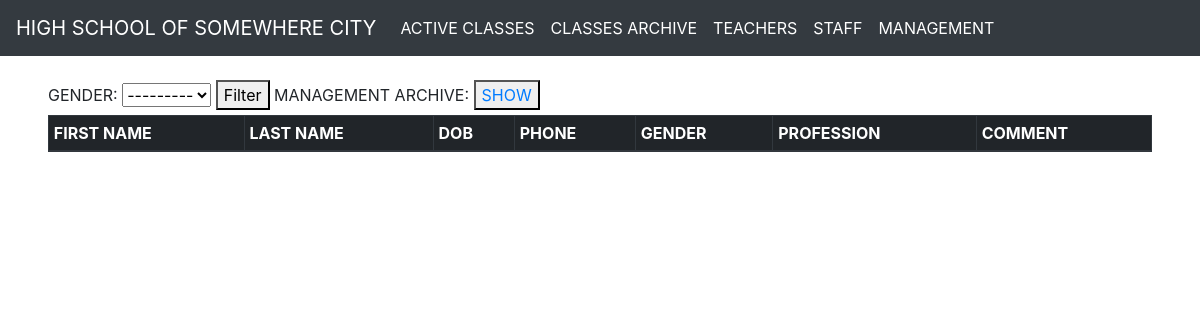
The page /management/active/ on the database as committed earlier.
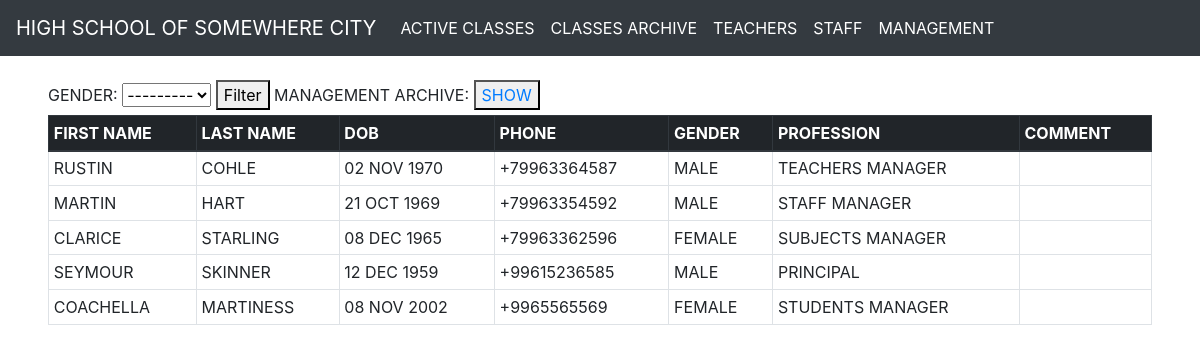
The same page on the database as committed later.
### apps/main/models.py (models this page shows)
class PersonsCommonInfo(models.Model):
    first_name = models.CharField(max_length=50)
    last_name = models.CharField(max_length=50)
    date_of_birth = models.DateField(null=True, blank=True)
    is_active = models.BooleanField(default=True)
    comment = models.TextField(null=True, blank=True)
    date_of_create = models.DateTimeField(auto_now_add=True)
    date_of_update = models.DateTimeField(auto_now=True)
    gender = models.ForeignKey("Gender", on_delete=models.DO_NOTHING)
    class Meta:
        abstract = True

class Management(PersonsCommonInfo):
    management_id = models.SmallAutoField(primary_key=True)
    responsibility = models.CharField(max_length=50)
    phone = models.CharField(null=True, blank=True, max_length=15, validators=[MinLengthValidator(7)])
    class Meta:
        db_table = "management"
        verbose_name_plural = "Management"

class Gender(models.Model):
    gender_id = models.SmallAutoField(primary_key=True)
    name = models.CharField(max_length=6)
    def __str__(self):
        return self.name
    class Meta:
        db_table = "gender"

### apps/main/views.py (the view)
# urls.py: path("management/active/", ManagementList.as_view(), name="management"),
class ManagementList(generic.ListView, utils.GeneralContext):
    queryset = Management.objects.select_related("gender").only(
        "first_name", "last_name", "date_of_birth", "phone", "gender", "responsibility", "comment")
    template_name = "main/management_list.html"
    context_object_name = "management"
    def get_queryset(self):
        is_active = True
        if self.request.path == "/management/archive/":
            is_active = False
        qs = super().get_queryset().filter(is_active=is_active)
        if self.request.GET and not self.request.GET.get("page"):
            kwargs = {item: self.request.GET.get(item) for item in self.request.GET if self.request.GET.get(item)}
            qs = qs.filter(**kwargs)
        return qs
    def get_context_data(self, **kwargs):
        general_context = super().get_general_context()
        main_context = super().get_context_data(**kwargs)
        context = dict(list(general_context.items()) + list(main_context.items()))
        title = "Management"
        form = FilterForm()
        if self.request.path == "/management/archive/":
            title = "Management archive"
        context["title"] = title
        context["forms"] = form
        return context

### apps/main/forms.py
class FilterForm(forms.Form):
    gender = forms.ModelChoiceField(queryset=Gender.objects.all(), required=False, label="GENDER")
    subject = forms.ModelChoiceField(queryset=Subject.objects.all(), required=False, label="SUBJECT")
    year_of_foundation = forms.ChoiceField(choices=make_year_fields(SCHOOL_FOUNDATION_YEAR, class_years), required=False)
    classroom_teacher = forms.ModelChoiceField(queryset=Teacher.objects.all(), required=False, label="TEACHER")
    profession = forms.ModelChoiceField(queryset=Profession.objects.all(), required=False, label="PROFESSION")

### apps/main/utils.py (called while the page is built)
    def get_general_context(self, **kwargs):
        context = kwargs
        menu = main_menu.copy()
        context["menu"] = menu
        return context

### apps/main/templates/main/management_list.html
{% extends 'main/base.html' %}
{% block content %}
<form method="GET">
    <label>GENDER: </label>
    {{forms.gender}}
    <button type="Submit">Filter</button>
    <label>MANAGEMENT ARCHIVE: </label>
    <button type="button"><a href="{% url 'management_archive' %}">SHOW</a></button>
</form>
<table class="table table-sm table-bordered">
    <thead class="thead-dark">
        <tr>
            <th scope="col">FIRST NAME</th>
            <th scope="col">LAST NAME</th>
            <th scope="col">DOB</th>
            <th scope="col">PHONE</th>
            <th scope="col">GENDER</th>
            <th scope="col">PROFESSION</th>
            <th scope="col">COMMENT</th>
        </tr>
    </thead>
    {% for m in management %}
        <tr>
            <td>{{m.first_name}}</td>
            <td>{{m.last_name}}</td>
            <td>{{m.date_of_birth|date:"d M Y"|upper}}</td>
            <td>{{m.phone|default_if_none:""}}</td>
            <td>{{m.gender.name|upper}}</td>
            <td>{{m.responsibility|upper}}</td>
            <td>{{m.comment|default_if_none:""|upper}}</td>
        </tr>
    {% endfor %}
</table>
{% endblock content %}

Rows that differ between the two databases and show on the page:
added Management: first_name "RUSTIN", last_name "COHLE", date_of_birth "02 NOV 1970", phone "+79963364587", gender.name "MALE", responsibility "TEACHERS MANAGER"
added Management: first_name "MARTIN", last_name "HART", date_of_birth "21 OCT 1969", phone "+79963354592", gender.name "MALE", responsibility "STAFF MANAGER"
added Management: first_name "CLARICE", last_name "STARLING", date_of_birth "08 DEC 1965", phone "+79963362596", gender.name "FEMALE", responsibility "SUBJECTS MANAGER"
added Management: first_name "SEYMOUR", last_name "SKINNER", date_of_birth "12 DEC 1959", phone "+99615236585", gender.name "MALE", responsibility "PRINCIPAL"
added Management: first_name "COACHELLA", last_name "MARTINESS", date_of_birth "08 NOV 2002", phone "+9965565569", gender.name "FEMALE", responsibility "STUDENTS MANAGER"
